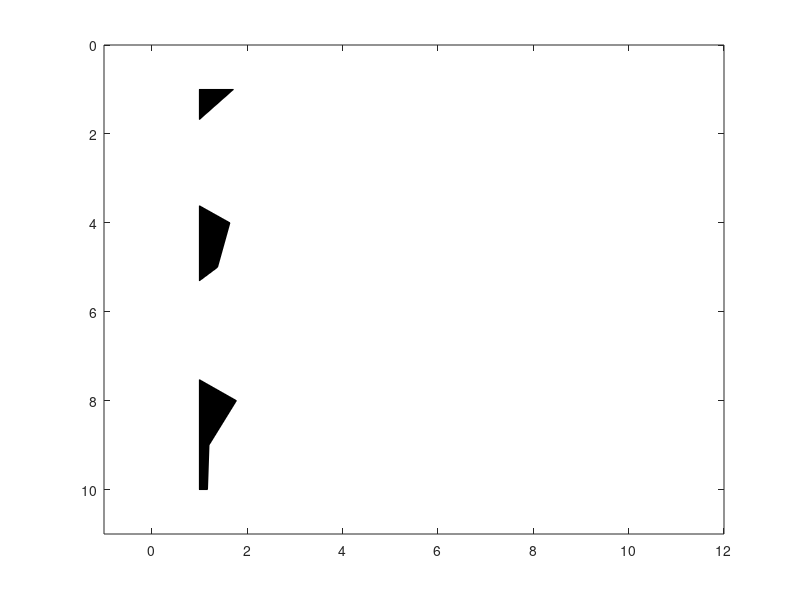

Reproduce this figure in MATLAB. (Note: this script raises an error after producing the figure.)
function wigb (a,scal,x,z,amx)
%WIGB: Plot seismic data using wiggles
%
%  WIGB(a,scal,x,z,amx) 
%
%  IN    a:     seismic data
%        scale: multiple data by scale
%        x:     x-axis;
%        z:     vertical axis (time or depth)
%
%	 If only 'a' is enter, 'scal,x,z,amn,amx' are decided automatically; 
%	 otherwise, 'scal' is a scalar; 'x, z' are vectors for annotation in 
%	 offset and time, amx are the amplitude range.
%
% Author:
% 	Xingong Li, Dec. 1995
%
% Changes: 
%	Jun11,1997: add amx
% 	May16,1997: updated for v5 - add 'zeros line' to background color
% 	May17,1996: if scal ==0, plot without scaling
% 	Aug6, 1996: if max(tr)==0, plot a line 

if nargin == 0, nx=10;nz=10; a = rand(nz,nx)-0.5; end;

[nz,nx]=size(a);

trmx= max(abs(a));
if (nargin <= 4); amx=mean(trmx);  end;
if (nargin <= 2); x=[1:nx]; z=[1:nz]; end;
if (nargin <= 1); scal =1; end;

if nx <= 1; disp(' ERR:PlotWig: nx has to be more than 1');return;end;

 % take the average as dx
	dx1 = abs(x(2:nx)-x(1:nx-1));
 	dx = median(dx1);

 dz=z(2)-z(1);
 xmx=max(max(a)); xmn=min(min(a)); 

 if scal == 0; scal=1; end;
 a = a * dx /amx; 
 a = a * scal;

 fprintf(' PlotWig: data range [%f, %f], plotted max %f \n',xmn,xmx,amx);
 
% set display range 
x1=min(x)-2.0*dx; x2=max(x)+2.0*dx;
z1=min(z)-dz; z2=max(z)+dz;
 
set(gca,'NextPlot','add','Box','on', ...
  'XLim', [x1 x2], ...
  'YDir','reverse', ...
  'YLim',[z1 z2]);
 

	fillcolor = [0 0 0];
	linecolor = [0 0 0];
	linewidth = 0.1;

	z=z'; 	% input as row vector
	zstart=z(1);
	zend  =z(nz);

for i=1:nx,
   
  if trmx(i) ~= 0;    % skip the zero traces
	tr=a(:,i); 	% --- one scale for all section
  	s = sign(tr) ;
  	i1= find( s(1:nz-1) ~= s(2:nz) );	% zero crossing points
	npos = length(i1);


	%12/7/97 
	zadd = i1 + tr(i1) ./ (tr(i1) - tr(i1+1)); %locations with 0 amplitudes
	aadd = zeros(size(zadd));

	[zpos,vpos] = find(tr >0);
	[zz,iz] = sort([zpos; zadd]); 	% indices of zero point plus positives
	aa = [tr(zpos); aadd];
	aa = aa(iz);

	% be careful at the ends
		if tr(1)>0, 	a0=0; z0=1.00;
		else, 		a0=0; z0=zadd(1);
		end;
		if tr(nz)>0, 	a1=0; z1=nz; 
		else, 		a1=0; z1=max(zadd);
		end;
			
	zz = [z0; zz; z1; z0];
 	aa = [a0; aa; a1; a0];
		
	zzz = zstart + zz*dz -dz;

	patch( aa+x(i) , zzz,  fillcolor);

	line( 'Color',[1 1 1],'EraseMode','background',  ...
         'Xdata', x(i)+[0 0], 'Ydata',[zstart zend]); % remove zero line

%'LineWidth',linewidth, ...
%12/7/97 'Xdata', x(i)+[0 0], 'Ydata',[z0 z1]*dz);	% remove zero line

	line( 'Color',linecolor,'EraseMode','background',  ...
	 'LineWidth',linewidth, ...
	 'Xdata', tr+x(i), 'Ydata',z);	% negatives line

   else % zeros trace
	line( 'Color',linecolor,'EraseMode','background',  ...
	 'LineWidth',linewidth, ...
         'Xdata', [x(i) x(i)], 'Ydata',[zstart zend]);
   end;
end;